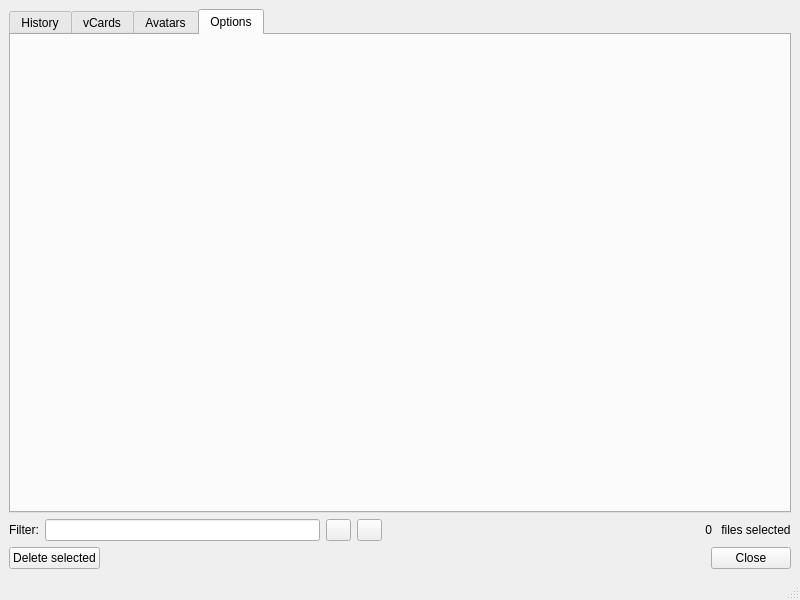
<?xml version="1.0" encoding="UTF-8"?>
<ui version="4.0">
 <class>CleanerMainWindow</class>
 <widget class="QMainWindow" name="CleanerMainWindow">
  <property name="geometry">
   <rect>
    <x>0</x>
    <y>0</y>
    <width>800</width>
    <height>600</height>
   </rect>
  </property>
  <property name="maximumSize">
   <size>
    <width>99999</width>
    <height>99999</height>
   </size>
  </property>
  <property name="windowTitle">
   <string>Psi+ Cleaner</string>
  </property>
  <widget class="QWidget" name="centralwidget">
   <layout class="QVBoxLayout" name="verticalLayout">
    <item>
     <widget class="QTabWidget" name="tw_tab">
      <property name="currentIndex">
       <number>3</number>
      </property>
      <widget class="ClearingTab" name="tab_history">
       <attribute name="title">
        <string>History</string>
       </attribute>
      </widget>
      <widget class="ClearingTab" name="tab_vcard">
       <attribute name="title">
        <string>vCards</string>
       </attribute>
      </widget>
      <widget class="ClearingTab" name="tab_avatars">
       <attribute name="title">
        <string>Avatars</string>
       </attribute>
      </widget>
      <widget class="ClearingTab" name="tab_options">
       <attribute name="title">
        <string>Options</string>
       </attribute>
      </widget>
     </widget>
    </item>
    <item>
     <layout class="QHBoxLayout" name="horizontalLayout">
      <item>
       <widget class="QLabel" name="label">
        <property name="text">
         <string>Filter:</string>
        </property>
       </widget>
      </item>
      <item>
       <widget class="QLineEdit" name="le_filter"/>
      </item>
      <item>
       <widget class="QPushButton" name="pb_selectAll">
        <property name="maximumSize">
         <size>
          <width>25</width>
          <height>25</height>
         </size>
        </property>
        <property name="toolTip">
         <string>Select All Files</string>
        </property>
        <property name="text">
         <string/>
        </property>
       </widget>
      </item>
      <item>
       <widget class="QPushButton" name="pb_unselectAll">
        <property name="maximumSize">
         <size>
          <width>25</width>
          <height>25</height>
         </size>
        </property>
        <property name="toolTip">
         <string>Deselect All Files</string>
        </property>
        <property name="text">
         <string/>
        </property>
       </widget>
      </item>
      <item>
       <spacer name="horizontalSpacer">
        <property name="orientation">
         <enum>Qt::Horizontal</enum>
        </property>
        <property name="sizeHint" stdset="0">
         <size>
          <width>40</width>
          <height>20</height>
         </size>
        </property>
       </spacer>
      </item>
      <item>
       <widget class="QLabel" name="lbl_selected">
        <property name="minimumSize">
         <size>
          <width>50</width>
          <height>0</height>
         </size>
        </property>
        <property name="maximumSize">
         <size>
          <width>50</width>
          <height>16777215</height>
         </size>
        </property>
        <property name="text">
         <string>0</string>
        </property>
        <property name="alignment">
         <set>Qt::AlignRight|Qt::AlignTrailing|Qt::AlignVCenter</set>
        </property>
       </widget>
      </item>
      <item>
       <widget class="QLabel" name="label_2">
        <property name="text">
         <string> files selected</string>
        </property>
       </widget>
      </item>
     </layout>
    </item>
    <item>
     <layout class="QHBoxLayout" name="horizontalLayout_2">
      <item>
       <widget class="QPushButton" name="pb_delete">
        <property name="toolTip">
         <string>Delete selected files</string>
        </property>
        <property name="text">
         <string>Delete selected</string>
        </property>
       </widget>
      </item>
      <item>
       <spacer name="horizontalSpacer_2">
        <property name="orientation">
         <enum>Qt::Horizontal</enum>
        </property>
        <property name="sizeHint" stdset="0">
         <size>
          <width>40</width>
          <height>20</height>
         </size>
        </property>
       </spacer>
      </item>
      <item>
       <widget class="QPushButton" name="pb_close">
        <property name="toolTip">
         <string>Close Psi Cleaner</string>
        </property>
        <property name="text">
         <string>Close</string>
        </property>
       </widget>
      </item>
     </layout>
    </item>
   </layout>
  </widget>
  <widget class="QMenuBar" name="menuBar">
   <property name="geometry">
    <rect>
     <x>0</x>
     <y>0</y>
     <width>800</width>
     <height>25</height>
    </rect>
   </property>
  </widget>
  <widget class="QStatusBar" name="statusBar"/>
 </widget>
 <customwidgets>
  <customwidget>
   <class>ClearingTab</class>
   <extends>QWidget</extends>
   <header>common.h</header>
   <container>1</container>
  </customwidget>
 </customwidgets>
 <resources/>
 <connections/>
</ui>
